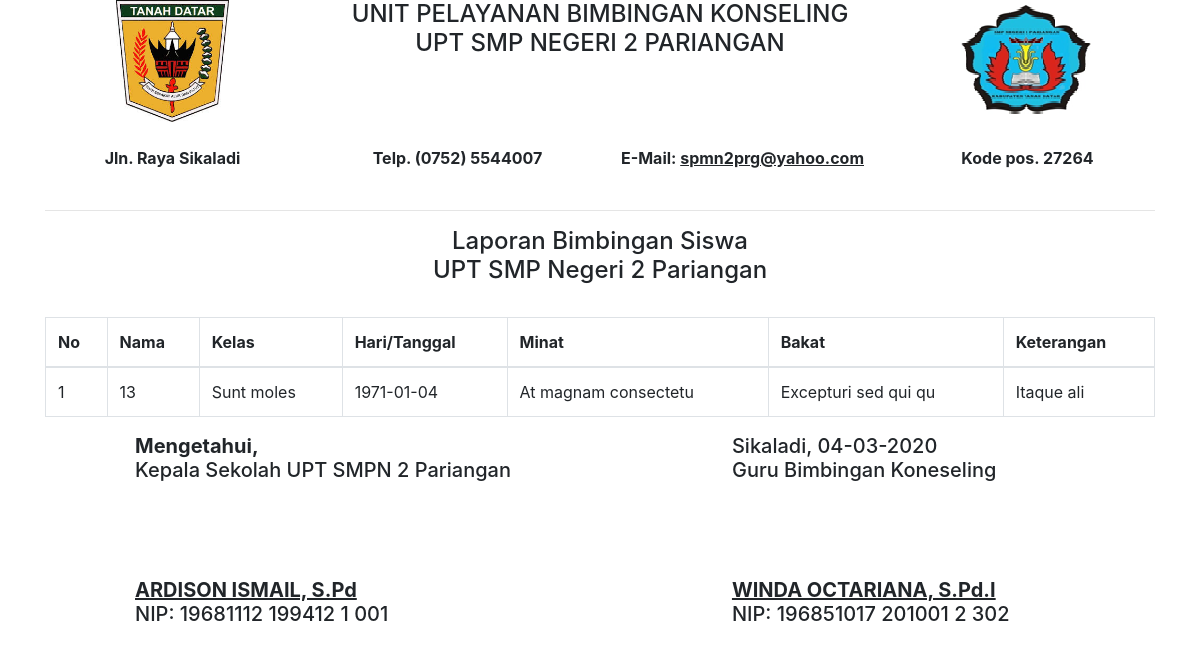
Page /laporan/minatbakat on the earlier database version.
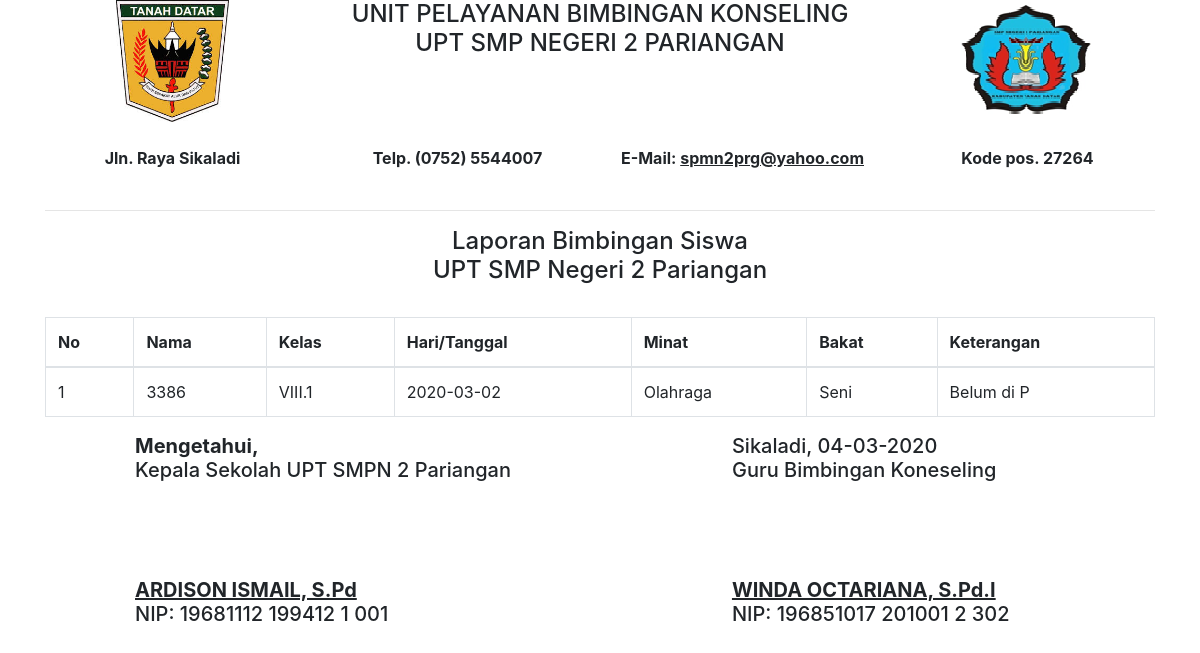
Same page on the later database version.
### tables this page shows
CREATE TABLE IF NOT EXISTS `minat_bakat` (
  `id_mb` int(11) NOT NULL,
  `nis` int(10) NOT NULL,
  `tgl_mb` date NOT NULL,
  `minat` varchar(100) NOT NULL,
  `bakat` varchar(100) NOT NULL,
  `ket_mb` varchar(10) NOT NULL,
  `nip` int(20) NOT NULL
);

CREATE TABLE IF NOT EXISTS `siswa` (
  `nis` int(10) NOT NULL,
  `ta` varchar(10) NOT NULL,
  `nm_siswa` varchar(30) NOT NULL,
  `kelas` varchar(10) NOT NULL,
  `jekel` varchar(2) NOT NULL,
  `alamat` varchar(50) NOT NULL,
  `no_hp_ortu` varchar(20) NOT NULL,
  `point` int(11) NOT NULL DEFAULT '100'
);

### application/controllers/Laporan.php (called while the page is built, shortened)
<?php
class Laporan extends CI_Controller
{
    public function __construct()
    {
        $this->load->model('Msiswas');
        $this->load->model('Mbimbingans');
        $this->load->model('Mpelanggarans');
        $this->load->model('Mminatbakats');
        $this->load->library("form_validation");
    }
    public function minatbakat($offset = 0)
    {
        $data['dataminatbakats'] = $this->Mminatbakats->getAll();
        $this->load->view('laporan/minatbakat', $data);
    }
}

### index.php (called while the page is built, shortened)
<?php
require_once BASEPATH.'core/CodeIgniter.php';

### application/models/Mminatbakats.php (called while the page is built, shortened)
<?php
class Mminatbakats extends CI_Model
{
    private $_table = "minat_bakat";
    private $_tablesiswa = "siswa";
    private $_tableguru = "guru";
    public function getAll()
    {
        $this->db->select('*');
        $this->db->from($this->_table);
        $this->db->join($this->_tablesiswa, 'minat_bakat.nis = siswa.nis');
        $this->db->join($this->_tableguru, 'guru.nip = guru.nip');
        return $this->db->get()->result();
        return $this->db->get($this->_table)->result();
    }
}

### application/views/laporan/minatbakat.php (the view, shortened to what this page needs)
<!DOCTYPE html>
<html lang="en">
<head>
</head>
<body>
    <div class="container">
        <div class="row">
            <div class="col-md-3">
                <center>
                    <img style="widows: 133px; height: 122px" src="<?php echo base_url() ?>/assets/tanahdata.jpeg" alt="">
                </center>
            </div>
            <div class="col-md-6">
                <center>
                    <h4>UNIT PELAYANAN BIMBINGAN KONSELING<br> UPT SMP NEGERI 2 PARIANGAN</h4>
                </center>
            </div>
            <div class="col-md-3">
                <center>
                    <img src="<?php echo base_url() ?>/assets/smp2.png" alt="">
                </center>
            </div>
        </div>
        <br>
        <div class="row">
            <div class="col-md-3">
                <center>
                    <b>Jln. Raya Sikaladi</b>
                </center>
            </div>
            <div class="col-md-3">
                <center>
                    <b>Telp. (0752) 5544007</b>
                </center>
            </div>
            <div class="col-md-3">
                <center>
                    <b>E-Mail: <u>spmn2prg@yahoo.com</u></b>
                </center>
            </div>
            <div class="col-md-3">
                <center>
                    <b> Kode pos. 27264</b>
                </center>
            </div>
        </div>
        <br>
        <hr>
        <h4>
            <center>Laporan Bimbingan Siswa <br> UPT SMP Negeri 2 Pariangan</center>
        </h4>
        <br>
        <div class="table-responsive">
            <table class="table table-bordered" id="dataTable" width="100%" cellspacing="0">
                <thead>
                    <tr>
                        <th>No</th>
                        <th>Nama</th>
                        <th>Kelas</th>
                        <th>Hari/Tanggal</th>
                        <th>Minat</th>
                        <th>Bakat</th>
                        <th>Keterangan</th>
                    </tr>
                </thead>
                <tbody>
                    <?php foreach ($dataminatbakats as $no => $dataminatbakat) :
                    ?>
                        <tr>
                            <td><?php echo ++$no ?></td>
                            <td><?php echo $dataminatbakat->nis ?></td>
                            <td><?php echo $dataminatbakat->kelas ?></td>
                            <td><?php echo $dataminatbakat->tgl_mb ?></td>
                            <td><?php echo $dataminatbakat->minat ?></td>
                            <td><?php echo $dataminatbakat->bakat ?></td>
                            <td><?php echo $dataminatbakat->ket_mb ?></td>
                        </tr>
                    <?php endforeach ?>
                </tbody>
            </table>
            <table>
                <tr>
                    <td style="padding-left: 90px">
                        <h5 class="justify-content-end">
                            <b>Mengetahui,</b><br>
                            Kepala Sekolah UPT SMPN 2 Pariangan
                            <br>
                            <br>
                            <br>
                            <br>
                            <br>
                            <u><b>ARDISON ISMAIL, S.Pd</b></u> <br>
                            NIP: 19681112 199412 1 001
                        </h5>
                    </td>
                    <td style="padding-left: 220px">
                        <h5 class="justify-content-end">
                            Sikaladi, <?php echo date('d-m-Y') ?><br>
                            Guru Bimbingan Koneseling
                            <br>
                            <br>
                            <br>
                            <br>
                            <br>
                            <u><b>WINDA OCTARIANA, S.Pd.I</b></u> <br>
                            NIP: 196851017 201001 2 302
                        </h5>
                    </td>
                </tr>
            </table>
        </div>
    </div>
</body>
</html>

Differences in the rows shown:
removed minat_bakat: siswa.nis "13", siswa.kelas "Sunt moles", tgl_mb "1971-01-04", minat "At magnam consectetu", bakat "Excepturi sed qui qu", ket_mb "Itaque ali"
added minat_bakat: siswa.nis "3386", siswa.kelas "VIII.1", tgl_mb "2020-03-02", minat "Olahraga", bakat "Seni", ket_mb "Belum di P"
